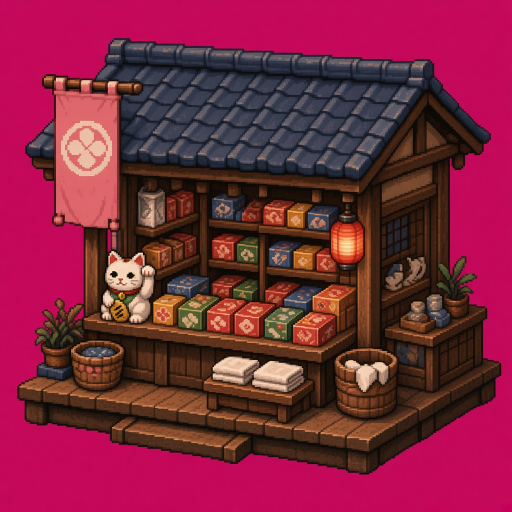
#> input picture tools/gen/gift_lv2.jpg, 1024 x 1024 px (shown at 1/2 size)
$ python sprite_clean.py gen/gift_lv2.jpg gen/gift_lv4.jpg 5
#> lines starting #> are read from the running program, lines starting #| are printed output that depends on the picture; after the words box and inside, x2 and y2 are one past the last pixel; in counts of white or black regions, pixels touching at a corner belong together
# 생성 이미지 → 게임 스프라이트: 배경 플러드필 제거, 크롭, 픽셀 격자로 축소, 기존 레벨 스프라이트 팔레트로 양자화, 외곽선 정리
import sys,numpy as np
from PIL import Image,ImageFilter
from collections import deque
src,dst,width,refs=sys.argv[1],sys.argv[2],int(sys.argv[3]),sys.argv[4:]
im=Image.open(src).convert('RGB');a=np.asarray(im).astype(int);H,W,_=a.shape
#> further down, im is the input picture: PIL image 1024x1024 RGB; mean R, G, B 125.8, 37.5, 61.9
#> after `H, W, _ = a.shape`: H = 1024; W = 1024
bg=np.median(np.concatenate([a[0],a[-1],a[:,0],a[:,-1]]),0)
#> bg = [196, 8, 90]
d=np.sqrt(((a-bg)**2).sum(-1));cand=d<70
#> after `d = np.sqrt(((a - bg) ** 2).sum(-1))`:
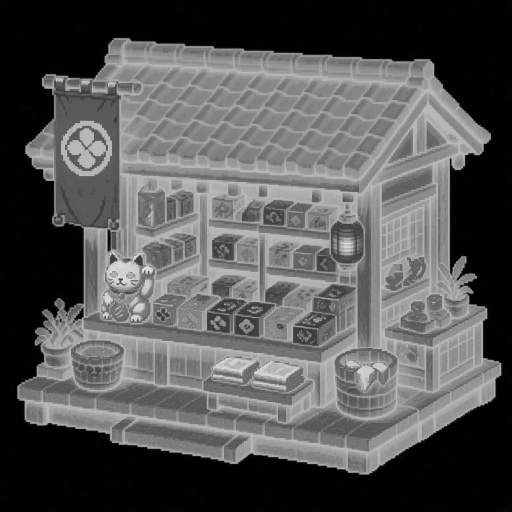
#> d: shape (1024, 1024) float64 (shown at 1/2 size); min 1, max 280, mean 94.6; drawn with min black and max white
#> after `cand = d < 70`:
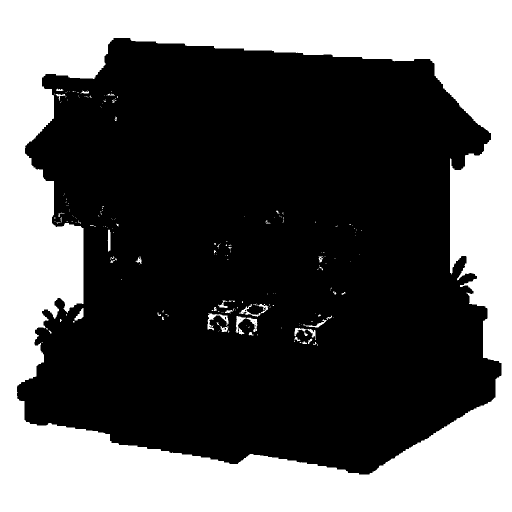
#> cand: shape (1024, 1024) bool (shown at 1/2 size); 37.4% white; 221 white regions (187 under 20 px), largest, box (x1, y1, x2, y2) and area: (0, 0, 1024, 1024) 388243, (471, 632, 515, 666) 473, (415, 627, 457, 661) 437
mask=np.zeros((H,W),bool);q=deque()
for x in range(W):
  for y in (0,H-1):
    if cand[y,x]:mask[y,x]=1;q.append((y,x))
#> mask: shape (1024, 1024) bool; 0.2% white in thin lines or dots
for y in range(H):
  for x in (0,W-1):
    if cand[y,x] and not mask[y,x]:mask[y,x]=1;q.append((y,x))
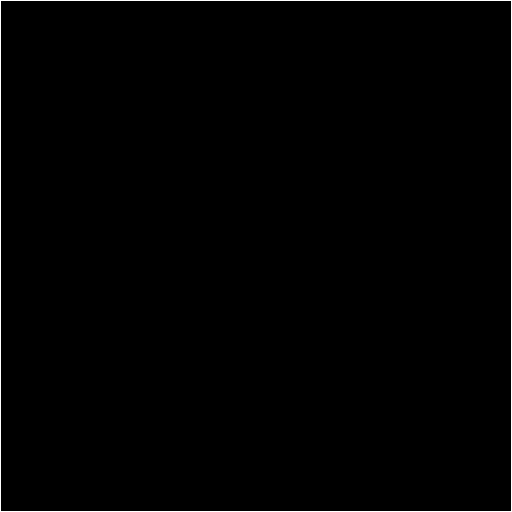
#> mask: shape (1024, 1024) bool (shown at 1/2 size); 0.39% white in thin lines or dots
while q:
  y,x=q.popleft()
  for dy,dx in((1,0),(-1,0),(0,1),(0,-1)):
    ny,nx=y+dy,x+dx
    if 0<=ny<H and 0<=nx<W and cand[ny,nx] and not mask[ny,nx]:mask[ny,nx]=1;q.append((ny,nx))
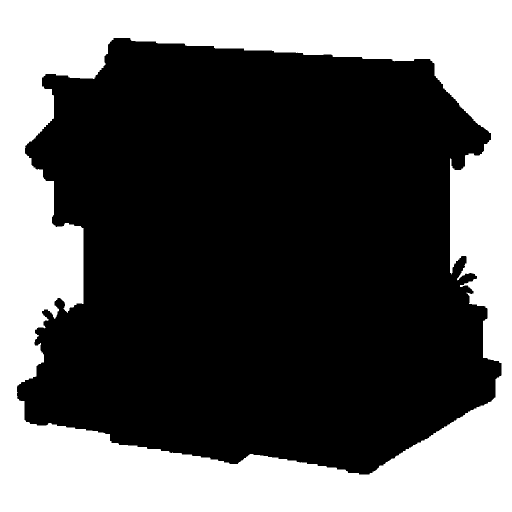
#> mask: shape (1024, 1024) bool (shown at 1/2 size); 37% white; 1 white region, box (x1, y1, x2, y2) and area: (0, 0, 1024, 1024) 388243
# 테두리와 이어지지 않은 내부 배경(울타리 사이로 보이는 배경)도 제거: 배경색에 가까운 큰 덩어리
from scipy import ndimage
import os
lab,nl=ndimage.label(d<55)
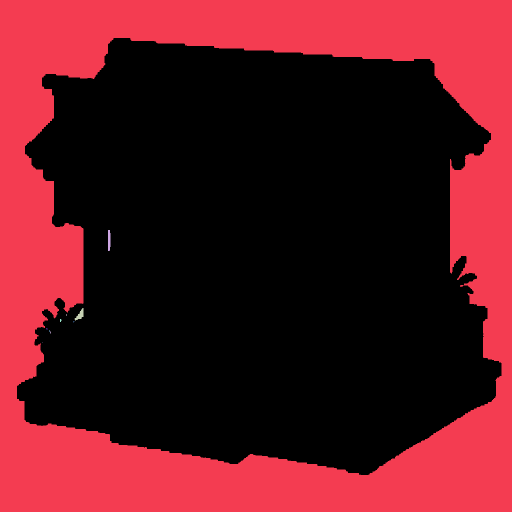
#> lab: shape (1024, 1024) int32 (shown at 1/2 size); 11 distinct labels, from 0 to 10; one colour per label, 0 black
#> nl = 10
if nl and not os.environ.get('NOINT'):
  sz=ndimage.sum(np.ones_like(d),lab,range(1,nl+1))
#> sz = [387532, 195, 204, 4, 15, 4, 5, 4, 8, 1]
  for i,z in enumerate(sz):
    if z>H*W*0.0015: mask|=lab==(i+1)
#> this loop made 10 passes
#> z on passes 1 to 10: 387532, 195, 204, 4, 15, 4, 5, 4, 8, 1
alpha=(~mask).astype(np.uint8)*255
rgba=np.dstack([a.astype(np.uint8),alpha]);img=Image.fromarray(rgba,'RGBA')
#> after `rgba = np.dstack([a.astype(np.uint8), alpha])`:
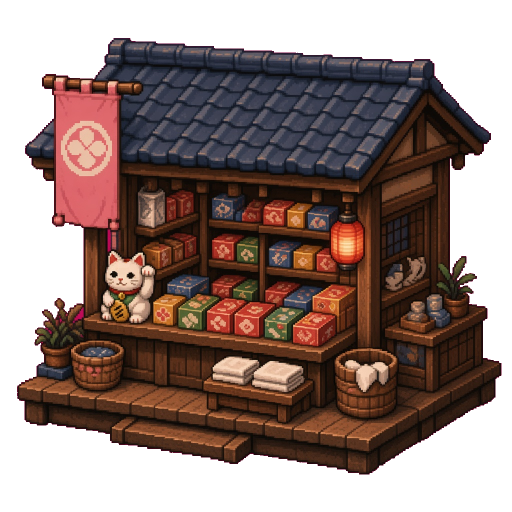
#> rgba: shape (1024, 1024, 4) (shown at 1/2 size); mean R, G, B, A 125.8, 37.5, 61.9, 160.6; transparent parts drawn white
bb=img.getbbox();img=img.crop(bb)
#> after `bb = img.getbbox()`: bb = (34, 76, 1003, 949)
#> after `img = img.crop(bb)`:
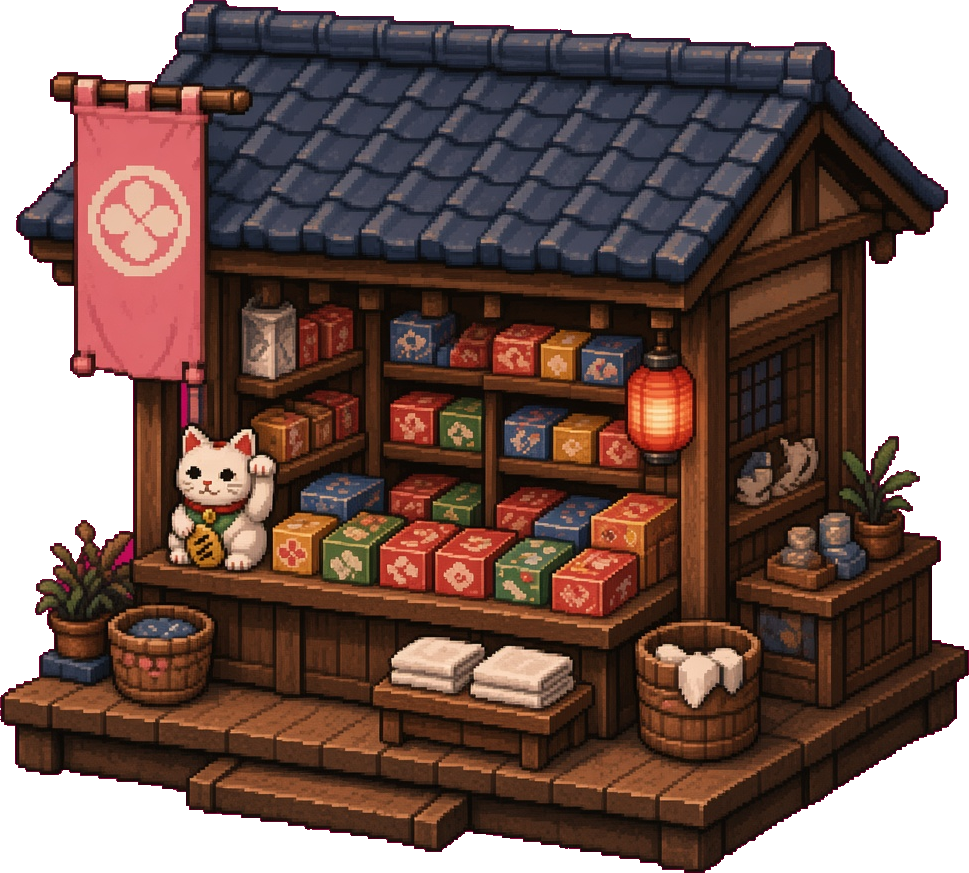
#> img: PIL image 969x873 RGBA; mean R, G, B, A 109.1, 44.5, 55.3, 199.1; transparent parts drawn white
h=round(img.height*width/img.width)
#> h = 5
# 축소: 색은 박스 필터, 알파는 임계
small=img.resize((width,h),Image.BOX)
sa=np.asarray(small).copy();al=sa[...,3]
#> after `al = sa[..., 3]`: al = [[104, 241, 218, 198, 91], [190, 255, 255, 255, 158], [92, 255, 255, 255, 141], [189, 255, 255, 255, 219], [114, 185, 211, 232, 101]]
# 가장자리 배경 번짐 제거: 배경색 쪽으로 물든 반투명 픽셀 제거
sa[...,3]=np.where(al>150,255,0)
# 팔레트: 참조 스프라이트들에서 추출
pix=[sa[sa[...,3]>200][:,:3]]
for r in refs:
  ra=np.asarray(Image.open(r).convert('RGBA'));pix.append(ra[ra[...,3]>200][:,:3])
pix=np.concatenate(pix)
#> pix = 19 rows, first 8: [57, 55, 67], [56, 57, 72], [56, 57, 72], [191, 111, 108], [64, 45, 45], [60, 48, 51], [58, 46, 45], [56, 32, 20]
palimg=Image.fromarray(pix[np.random.default_rng(0).choice(len(pix),min(len(pix),60000),replace=False)].reshape(-1,1,3).astype(np.uint8),'RGB').quantize(56,method=Image.MEDIANCUT)
rgb=Image.fromarray(sa[...,:3],'RGB').quantize(palette=palimg,dither=Image.NONE).convert('RGB')
out=np.dstack([np.asarray(rgb),sa[...,3]])
# 외곽선: 불투명 영역 바깥 1px 에 이웃 중 가장 어두운 색보다 더 어둡게 먹선
A=out[...,3]>0
#> A = [[False, True, True, True, False], [True, True, True, True, True], [False, True, True, True, False], [True, True, True, True, True], [False, True, True, True, False]]
edge=np.zeros_like(A)
edge[1:-1,1:-1]=A[1:-1,1:-1]&~(A[:-2,1:-1]&A[2:,1:-1]&A[1:-1,:-2]&A[1:-1,2:])
o=out.astype(int);ink=np.array([43,29,20])
o[edge,:3]=(o[edge,:3]*0.45+ink*0.55).astype(int)
Image.fromarray(o.astype(np.uint8),'RGBA').save(dst)
print(dst,width,h)
#| gen/gift_lv4.jpg 5 5

$ run again, on tools/gen/hinoki_lv2.jpg
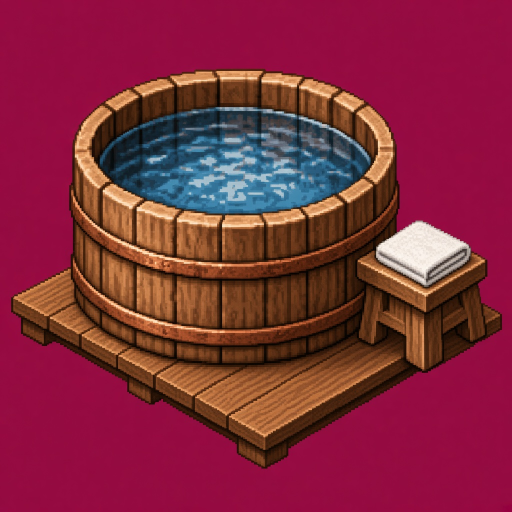
#> input picture tools/gen/hinoki_lv2.jpg, 1024 x 1024 px (shown at 1/2 size)
#> im is the input picture: PIL image 1024x1024 RGB; mean R, G, B 130.4, 41.4, 61
#> bg = [149, 10, 65]
#> `cand = d < 70`:
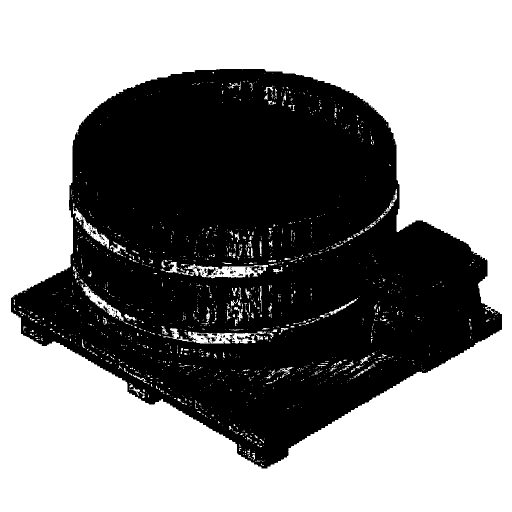
#> cand: shape (1024, 1024) bool (shown at 1/2 size); 55.3% white; 130 black regions (120 under 20 px), largest, box (x1, y1, x2, y2) and area: (22, 138, 1004, 937) 468390, (421, 674, 432, 683) 60, (185, 461, 193, 469) 38
#> lab: shape (1024, 1024) int32; values 0 (black) and 1 (white), 53.4% white; 1 black region, box (x1, y1, x2, y2) and area: (22, 138, 1004, 937) 488467
#> nl = 1
#> sz = [560109]
#> the loop `for i,z in enumerate(sz):` made 1 pass
#> alpha: shape (1024, 1024); 46.5% white; 1 white region, box (x1, y1, x2, y2) and area: (22, 138, 1004, 937) 487525
#> bb = (22, 138, 1004, 937)
#> `img = img.crop(bb)`:
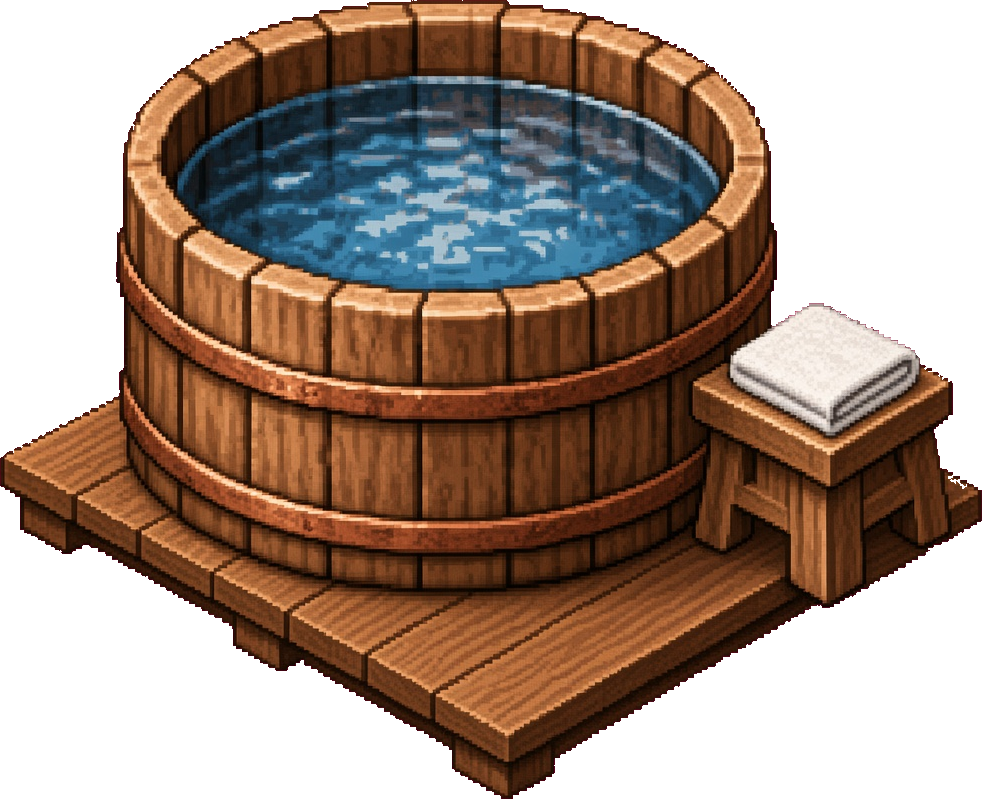
#> img: PIL image 982x799 RGBA; mean R, G, B, A 124.1, 51.7, 59.6, 158.4; transparent parts drawn white
#> al = [[51, 227, 250, 169, 0], [98, 255, 255, 245, 73], [179, 255, 255, 255, 199], [0, 85, 210, 104, 4]]
#> pix = [[68, 64, 60], [92, 88, 86], [117, 93, 76], [131, 104, 85], [109, 103, 97], [98, 72, 57], [121, 68, 35], [133, 77, 42], [90, 46, 22], [79, 42, 20], [94, 56, 33], [132, 76, 41]]
#> A = [[False, True, True, True, False], [False, True, True, True, False], [True, True, True, True, True], [False, False, True, False, False]]
#| gen/hinoki_lv2.jpg 5 4

$ run again, on tools/gen/hinoki_lv4.jpg
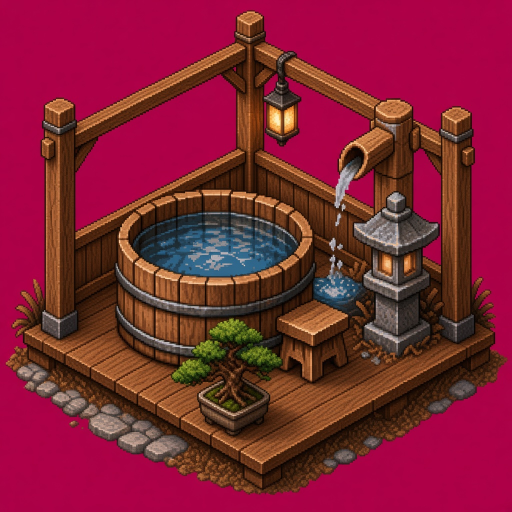
#> input picture tools/gen/hinoki_lv4.jpg, 1024 x 1024 px (shown at 1/2 size)
#> im is the input picture: PIL image 1024x1024 RGB; mean R, G, B 129.8, 33.2, 53.3
#> bg = [171, 0, 70]
#> cand: shape (1024, 1024) bool; 45.3% white; 8 white regions, largest, box (x1, y1, x2, y2) and area: (0, 0, 1024, 1024) 392661, (151, 149, 472, 461) 50936, (528, 154, 739, 375) 20513
#> lab: shape (1024, 1024) int32; 13 distinct labels, from 0 to 12
#> nl = 12
#> sz = [391291, 26, 627, 50722, 20334, 156, 7900, 2372, 2, 1, 1, 7]
#> the loop `for i,z in enumerate(sz):` made 12 passes
#> z on passes 1 to 8: 391291, 26, 627, 50722, 20334, 156, 7900, 2372
#> after the loop `for i,z in enumerate(sz):`:
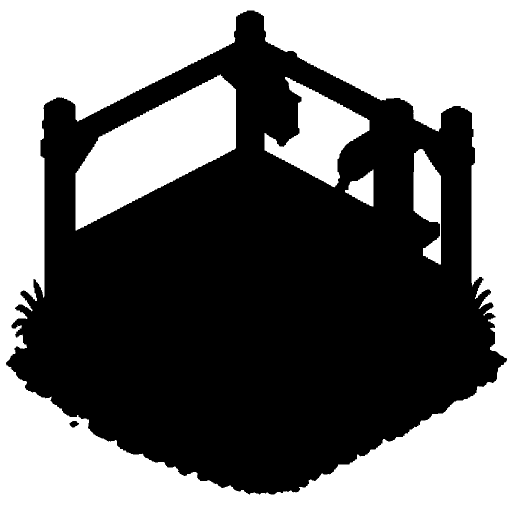
#> mask: shape (1024, 1024) bool (shown at 1/2 size); 45.2% white; 5 white regions, box (x1, y1, x2, y2) and area: (0, 0, 1024, 1024) 392653, (151, 149, 472, 461) 50722, (529, 154, 739, 375) 20334, (827, 298, 882, 529) 7900, (690, 339, 747, 413) 2372
#> bb = (12, 21, 1014, 989)
#> `img = img.crop(bb)`:
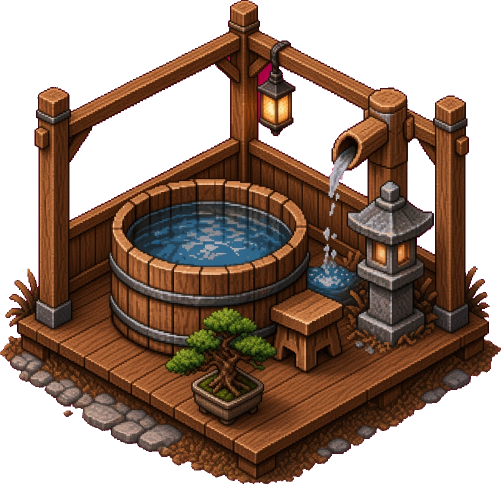
#> img: PIL image 1002x968 RGBA (shown at 1/2 size); mean R, G, B, A 126.4, 35.9, 51.8, 151.1; transparent parts drawn white
#> al = [[6, 51, 151, 46, 1], [111, 59, 186, 155, 120], [147, 252, 255, 255, 151], [220, 255, 255, 255, 217], [34, 168, 243, 159, 26]]
#> pix = 15 rows, first 8: [101, 52, 32], [111, 61, 31], [115, 70, 46], [88, 67, 55], [84, 74, 68], [91, 70, 59], [82, 47, 30], [98, 59, 37]
#> A = [[False, False, True, False, False], [False, False, True, True, False], [False, True, True, True, True], [True, True, True, True, True], [False, True, True, True, False]]
#| gen/hinoki_lv4.jpg 5 5

$ run again, on tools/gen/izakaya_lv2.jpg
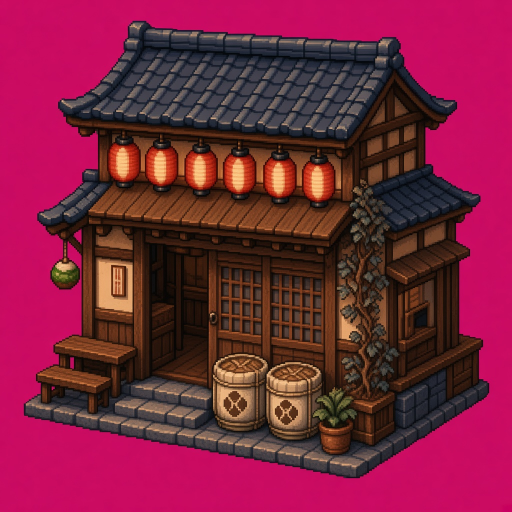
#> input picture tools/gen/izakaya_lv2.jpg, 1024 x 1024 px (shown at 1/2 size)
#> im is the input picture: PIL image 1024x1024 RGB; mean R, G, B 124.2, 33.6, 61.8
#> bg = [202, 11, 97]
#> cand: shape (1024, 1024) bool; 39.4% white; 4 white regions, box (x1, y1, x2, y2) and area: (0, 0, 1024, 1024) 412900, (148, 460, 163, 488) 255, (141, 715, 148, 737) 149, (104, 774, 109, 780) 24
#> lab: shape (1024, 1024) int32; 5 distinct labels, from 0 to 4
#> nl = 4
#> sz = [412164, 244, 132, 21]
#> the loop `for i,z in enumerate(sz):` made 4 passes
#> z on passes 1 to 4: 412164, 244, 132, 21
#> alpha: shape (1024, 1024); 60.6% white; 1 black region, box (x1, y1, x2, y2) and area: (0, 0, 1024, 1024) 412900
#> bb = (47, 41, 979, 957)
#> `img = img.crop(bb)`:
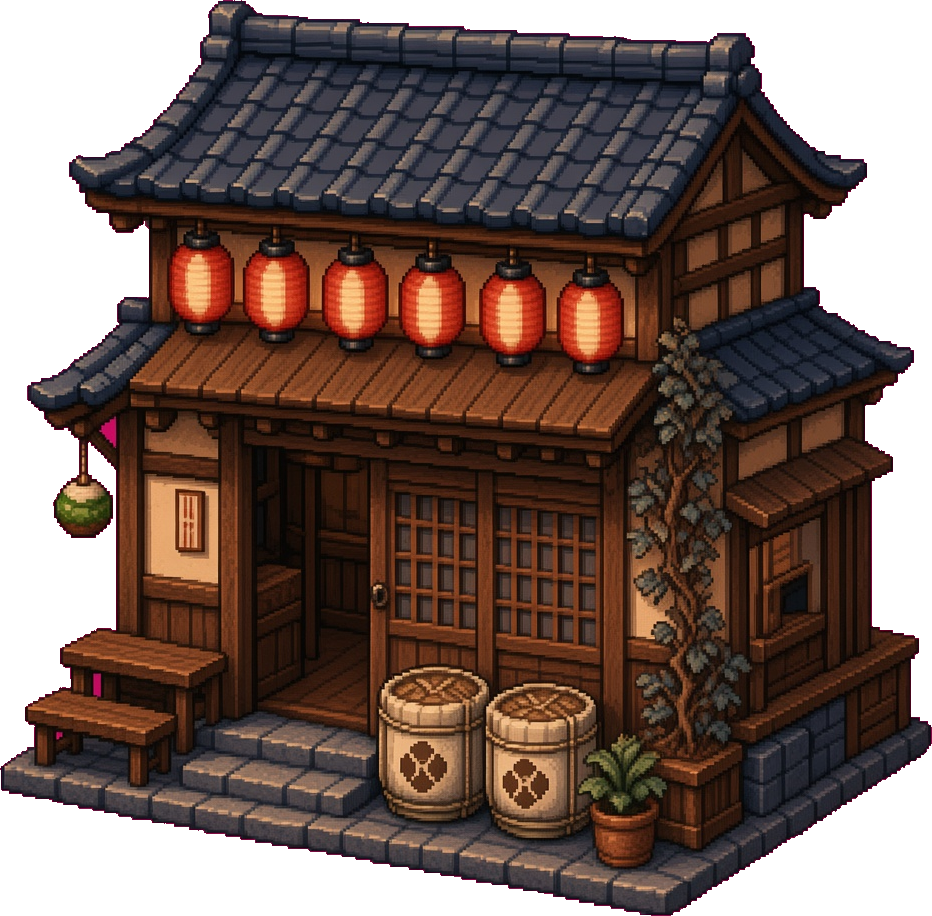
#> img: PIL image 932x916 RGBA; mean R, G, B, A 106.5, 38.9, 53.7, 189.9; transparent parts drawn white
#> al = [[41, 228, 216, 203, 49], [94, 255, 255, 255, 124], [162, 255, 255, 255, 180], [144, 255, 255, 255, 206], [101, 157, 204, 235, 105]]
#> pix = 18 rows, first 8: [58, 57, 67], [57, 56, 67], [55, 52, 60], [109, 57, 38], [101, 54, 39], [77, 45, 34], [91, 58, 40], [69, 38, 21]
#> A = [[False, True, True, True, False], [False, True, True, True, False], [True, True, True, True, True], [False, True, True, True, True], [False, True, True, True, False]]
#| gen/izakaya_lv2.jpg 5 5
